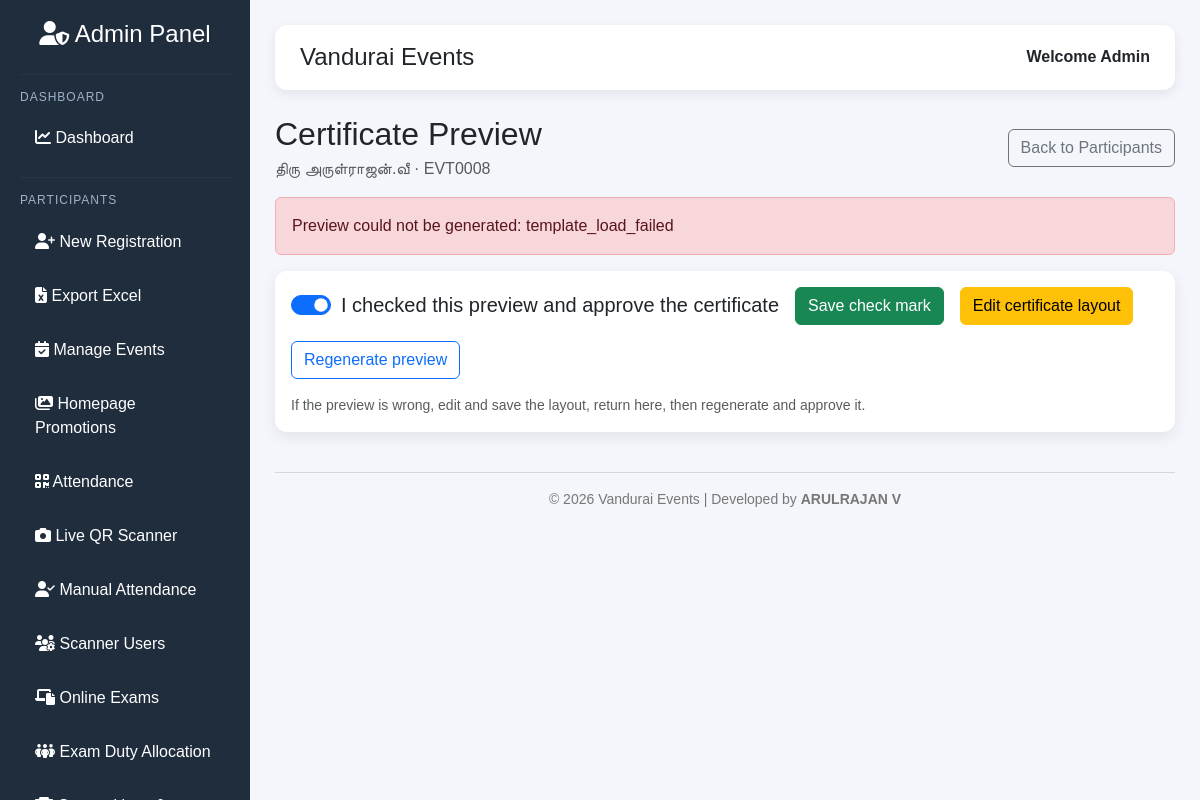
Page /admin/participants/2/certificate-preview (signed in) on the committed database.
### models.py (models this page shows, shortened)
class Participant(db.Model):
    __tablename__ = "participants"
    __table_args__ = (
        db.UniqueConstraint(
            "event_id",
            "mobile",
            name="uq_participants_event_mobile"
        ),
    )
    id = db.Column(db.Integer, primary_key=True)
    reg_id = db.Column(db.String(30), unique=True, nullable=False)
    event_id = db.Column(
        db.Integer,
        db.ForeignKey("events.id"),
        nullable=False
    )
    salutation = db.Column(db.String(20))
    teacher_name = db.Column(db.String(150), nullable=False)
    mobile = db.Column(db.String(10), nullable=False)
    email = db.Column(db.String(120), nullable=False)
    designation = db.Column(db.String(100), nullable=False)
    subject = db.Column(db.String(100), nullable=False)
    school_name = db.Column(db.String(200), nullable=False)
    school_area = db.Column(db.String(150), nullable=False)
    block = db.Column(db.String(100), nullable=False)
    photo = db.Column(db.String(250))
    extra_data = db.Column(
        db.Text
    )
    payment_status = db.Column(db.String(30), default="not_required", nullable=False)
    razorpay_order_id = db.Column(db.String(100), unique=True)
    razorpay_payment_id = db.Column(db.String(100), unique=True)
    payment_verified_at = db.Column(db.DateTime)
    certificate_pdf = db.Column(
        db.String(250)
    )
    qr_code = db.Column(
        db.String(250)
    )
    download_count = db.Column(
        db.Integer,
        default=0
    )
    is_present = db.Column(
        db.Boolean,
        default=False,
        nullable=False
    )
    attendance_marked_at = db.Column(
        db.DateTime
    )
    last_download = db.Column(
        db.DateTime
    )
    certificate_generated = db.Column(
        db.Boolean,
        default=False
    )
    certificate_approved = db.Column(
        db.Boolean,
        default=False,
        nullable=False
    )
    certificate_approved_at = db.Column(db.DateTime)
    exam_username = db.Column(
        db.String(80),
        unique=True
    )
    exam_password_hash = db.Column(
        db.String(255)
    )
    created_at = db.Column(
        db.DateTime,
        default=datetime.utcnow
    )
    event = db.relationship(
        "Event",
        back_populates="participants"
    )
    attendance_records = db.relationship(
        "Attendance",
        back_populates="participant",
        cascade="all, delete-orphan",
        lazy=True
    )
    attendance_logs = db.relationship(
        "AttendanceLog",
        back_populates="participant",
        cascade="all, delete-orphan",
        lazy=True
    )
    exam_attempts = db.relationship(
        "ExamAttempt",
        back_populates="participant",
        cascade="all, delete-orphan",
        lazy=True
    )

### admin_routes.py (the view)
@admin_bp.route("/admin/participants/<int:id>/certificate-preview", methods=["GET", "POST"])
def certificate_preview(id):
    if "admin" not in session:
        return redirect(url_for("routes.login"))
    participant = Participant.query.get_or_404(id)
    if request.method == "POST":
        participant.certificate_approved = request.form.get("certificate_approved") == "on"
        participant.certificate_approved_at = datetime.utcnow() if participant.certificate_approved else None
        db.session.commit()
        return redirect(url_for("admin.certificate_preview", id=participant.id, saved=1))
    result = generate_certificate(participant)
    preview_url = None
    if result.get("success"):
        preview_url = url_for("static", filename=f"generated_certificates/{participant.reg_id}.png", v=int(datetime.utcnow().timestamp()))
    return render_template(
        "admin/certificate_preview.html",
        participant=participant,
        preview_url=preview_url,
        generation_error=None if result.get("success") else result.get("error", "Certificate preview failed"),
    )

### certificate_generator.py (called while the page is built, shortened)
def get_active_template():
    template = CertificateTemplate.query.order_by(
        CertificateTemplate.id
    ).first()
    if template:
        return template
    return None

def get_template(participant=None):
    template_record = get_active_template()
    if template_record and template_record.image_path:
        template_path = os.path.join(
            TEMPLATE_FOLDER,
            template_record.image_path
        )
        if os.path.exists(template_path):
            return template_path
    fallback = os.path.join(
        TEMPLATE_FOLDER,
        DEFAULT_CERTIFICATE_TEMPLATE
    )
    if os.path.exists(fallback):
        return fallback
    return os.path.join(
        TEMPLATE_FOLDER,
        "participation.png"
    )

def generate_certificate(participant_or_reg_id, persist=True, output_filename=None):
    if isinstance(participant_or_reg_id, Participant) or (
        not persist and hasattr(participant_or_reg_id, "reg_id")
    ):
        participant = participant_or_reg_id
    else:
        participant = Participant.query.filter_by(
            reg_id=str(participant_or_reg_id)
        ).first()
    if not participant:
        logging.error("Participant not found: %s", participant_or_reg_id)
        return {"success": False, "error": "participant_not_found"}
    template_record = get_active_template()
    template_path = get_template(participant)
    try:
        certificate = Image.open(template_path).convert("RGBA")
    except Exception:
        logging.exception("Failed to open template: %s", template_path)
        return {"success": False, "error": "template_load_failed"}

### templates/admin/certificate_preview.html (shortened to what this page needs)
{% extends "admin/admin_base.html" %}
{% block content %}
<div class="d-flex justify-content-between align-items-center mb-3">
    <div><h2 class="mb-1">Certificate Preview</h2><div class="text-muted">{{ participant.salutation }} {{ participant.teacher_name }} · {{ participant.reg_id }}</div></div>
    <a class="btn btn-outline-secondary" href="{{ url_for('admin.admin') }}">Back to Participants</a>
</div>
{% if generation_error %}
<div class="alert alert-danger">Preview could not be generated: {{ generation_error }}</div>
{% else %}
<div class="card mb-3"><div class="card-body bg-dark text-center overflow-auto">
    <img src="{{ preview_url }}" class="img-fluid" alt="Generated certificate preview" style="max-height:72vh">
</div></div>
{% endif %}
<div class="card"><div class="card-body">
<form method="POST" class="d-flex flex-wrap gap-3 align-items-center">
    <div class="form-check form-switch fs-5">
        <input class="form-check-input" type="checkbox" name="certificate_approved" id="certificateApproved" {% if participant.certificate_approved %}checked{% endif %}>
        <label class="form-check-label" for="certificateApproved">I checked this preview and approve the certificate</label>
    </div>
    <button class="btn btn-success">Save check mark</button>
    <a class="btn btn-warning" href="{{ url_for('layout.layout_editor_default') }}">Edit certificate layout</a>
    <a class="btn btn-outline-primary" href="{{ url_for('admin.certificate_preview', id=participant.id) }}">Regenerate preview</a>
</form>
<p class="small text-muted mb-0 mt-3">If the preview is wrong, edit and save the layout, return here, then regenerate and approve it.</p>
</div></div>
{% endblock %}

### templates/admin/admin_base.html (style rules this page uses)
* { margin:0; padding:0; box-sizing:border-box; }
body { font-family:Arial,Helvetica,sans-serif; background:#f4f6fb; overflow-x:hidden; }
.card { border:none; border-radius:12px; box-shadow:0 5px 15px rgba(0,0,0,.08); }

### rows in the picture
Participant: salutation "திரு", teacher_name "அருள்ராஜன்.வீ", reg_id "EVT0008", certificate_approved "☑"

### other values in the picture
{{ generation_error }} "template_load_failed"
